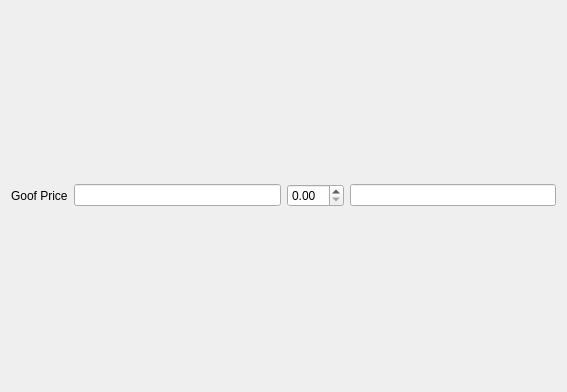
<?xml version="1.0" encoding="UTF-8"?>
<ui version="4.0">
 <class>Dialog</class>
 <widget class="QDialog" name="Dialog">
  <property name="geometry">
   <rect>
    <x>0</x>
    <y>0</y>
    <width>567</width>
    <height>392</height>
   </rect>
  </property>
  <property name="windowTitle">
   <string>Dialog</string>
  </property>
  <layout class="QVBoxLayout" name="verticalLayout">
   <item>
    <layout class="QHBoxLayout" name="horizontalLayout">
     <item>
      <widget class="QLabel" name="label">
       <property name="text">
        <string>Goof Price</string>
       </property>
      </widget>
     </item>
     <item>
      <widget class="QLineEdit" name="lineEdit"/>
     </item>
     <item>
      <widget class="QDoubleSpinBox" name="doubleSpinBox"/>
     </item>
     <item>
      <widget class="QLineEdit" name="lineEdit_2"/>
     </item>
    </layout>
   </item>
  </layout>
 </widget>
 <resources/>
 <connections/>
</ui>
